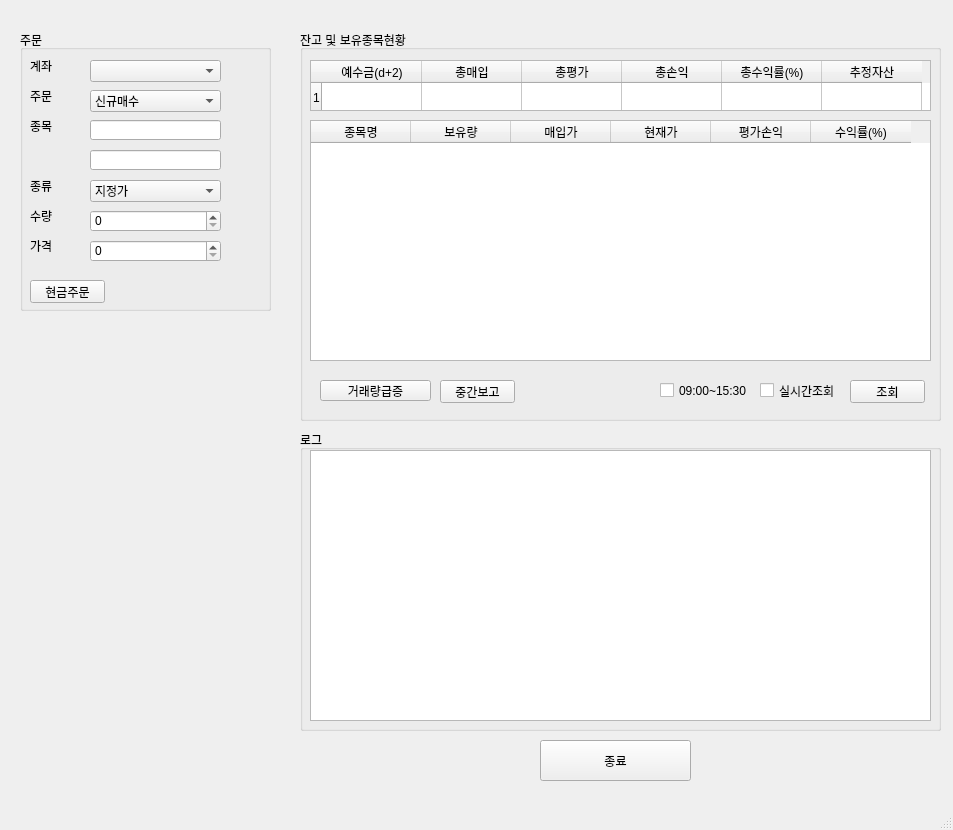
<?xml version="1.0" encoding="UTF-8"?>
<ui version="4.0">
 <class>MainWindow</class>
 <widget class="QMainWindow" name="MainWindow">
  <property name="geometry">
   <rect>
    <x>0</x>
    <y>0</y>
    <width>953</width>
    <height>830</height>
   </rect>
  </property>
  <property name="windowTitle">
   <string>Trader_v1</string>
  </property>
  <property name="tabShape">
   <enum>QTabWidget::Rounded</enum>
  </property>
  <widget class="QWidget" name="centralwidget">
   <widget class="QGroupBox" name="groupBox">
    <property name="geometry">
     <rect>
      <x>20</x>
      <y>30</y>
      <width>251</width>
      <height>281</height>
     </rect>
    </property>
    <property name="title">
     <string>주문</string>
    </property>
    <widget class="QLabel" name="label">
     <property name="geometry">
      <rect>
       <x>10</x>
       <y>30</y>
       <width>56</width>
       <height>12</height>
      </rect>
     </property>
     <property name="text">
      <string>계좌</string>
     </property>
    </widget>
    <widget class="QLabel" name="label_2">
     <property name="geometry">
      <rect>
       <x>10</x>
       <y>60</y>
       <width>56</width>
       <height>12</height>
      </rect>
     </property>
     <property name="text">
      <string>주문</string>
     </property>
    </widget>
    <widget class="QLabel" name="label_3">
     <property name="geometry">
      <rect>
       <x>10</x>
       <y>90</y>
       <width>56</width>
       <height>12</height>
      </rect>
     </property>
     <property name="text">
      <string>종목</string>
     </property>
    </widget>
    <widget class="QLabel" name="label_4">
     <property name="geometry">
      <rect>
       <x>10</x>
       <y>150</y>
       <width>56</width>
       <height>12</height>
      </rect>
     </property>
     <property name="text">
      <string>종류</string>
     </property>
    </widget>
    <widget class="QLabel" name="label_5">
     <property name="geometry">
      <rect>
       <x>10</x>
       <y>180</y>
       <width>56</width>
       <height>12</height>
      </rect>
     </property>
     <property name="text">
      <string>수량</string>
     </property>
    </widget>
    <widget class="QLabel" name="label_6">
     <property name="geometry">
      <rect>
       <x>10</x>
       <y>210</y>
       <width>56</width>
       <height>12</height>
      </rect>
     </property>
     <property name="text">
      <string>가격</string>
     </property>
    </widget>
    <widget class="QComboBox" name="comboBox">
     <property name="geometry">
      <rect>
       <x>70</x>
       <y>30</y>
       <width>131</width>
       <height>22</height>
      </rect>
     </property>
    </widget>
    <widget class="QComboBox" name="comboBox_2">
     <property name="geometry">
      <rect>
       <x>70</x>
       <y>60</y>
       <width>131</width>
       <height>22</height>
      </rect>
     </property>
     <item>
      <property name="text">
       <string>신규매수</string>
      </property>
     </item>
     <item>
      <property name="text">
       <string>신규매도</string>
      </property>
     </item>
     <item>
      <property name="text">
       <string>매수취소</string>
      </property>
     </item>
     <item>
      <property name="text">
       <string>매도취소</string>
      </property>
     </item>
    </widget>
    <widget class="QComboBox" name="comboBox_3">
     <property name="geometry">
      <rect>
       <x>70</x>
       <y>150</y>
       <width>131</width>
       <height>22</height>
      </rect>
     </property>
     <item>
      <property name="text">
       <string>지정가</string>
      </property>
     </item>
     <item>
      <property name="text">
       <string>시장가</string>
      </property>
     </item>
    </widget>
    <widget class="QLineEdit" name="lineEdit">
     <property name="geometry">
      <rect>
       <x>70</x>
       <y>90</y>
       <width>131</width>
       <height>20</height>
      </rect>
     </property>
    </widget>
    <widget class="QLineEdit" name="lineEdit_2">
     <property name="geometry">
      <rect>
       <x>70</x>
       <y>120</y>
       <width>131</width>
       <height>20</height>
      </rect>
     </property>
    </widget>
    <widget class="QSpinBox" name="spinBox">
     <property name="geometry">
      <rect>
       <x>70</x>
       <y>180</y>
       <width>131</width>
       <height>22</height>
      </rect>
     </property>
     <property name="maximum">
      <number>100000</number>
     </property>
    </widget>
    <widget class="QSpinBox" name="spinBox_2">
     <property name="geometry">
      <rect>
       <x>70</x>
       <y>210</y>
       <width>131</width>
       <height>22</height>
      </rect>
     </property>
     <property name="maximum">
      <number>1000000000</number>
     </property>
     <property name="singleStep">
      <number>50</number>
     </property>
    </widget>
    <widget class="QPushButton" name="pushButton">
     <property name="geometry">
      <rect>
       <x>10</x>
       <y>250</y>
       <width>75</width>
       <height>23</height>
      </rect>
     </property>
     <property name="text">
      <string>현금주문</string>
     </property>
    </widget>
   </widget>
   <widget class="QGroupBox" name="groupBox_2">
    <property name="geometry">
     <rect>
      <x>300</x>
      <y>30</y>
      <width>641</width>
      <height>391</height>
     </rect>
    </property>
    <property name="title">
     <string>잔고 및 보유종목현황</string>
    </property>
    <widget class="QTableWidget" name="tableWidget">
     <property name="geometry">
      <rect>
       <x>10</x>
       <y>30</y>
       <width>621</width>
       <height>51</height>
      </rect>
     </property>
     <property name="rowCount">
      <number>1</number>
     </property>
     <row/>
     <column>
      <property name="text">
       <string>예수금(d+2)</string>
      </property>
     </column>
     <column>
      <property name="text">
       <string>총매입</string>
      </property>
     </column>
     <column>
      <property name="text">
       <string>총평가</string>
      </property>
     </column>
     <column>
      <property name="text">
       <string>총손익</string>
      </property>
     </column>
     <column>
      <property name="text">
       <string>총수익률(%)</string>
      </property>
     </column>
     <column>
      <property name="text">
       <string>추정자산</string>
      </property>
     </column>
    </widget>
    <widget class="QTableWidget" name="tableWidget_2">
     <property name="geometry">
      <rect>
       <x>10</x>
       <y>90</y>
       <width>621</width>
       <height>241</height>
      </rect>
     </property>
     <property name="rowCount">
      <number>0</number>
     </property>
     <column>
      <property name="text">
       <string>종목명</string>
      </property>
     </column>
     <column>
      <property name="text">
       <string>보유량</string>
      </property>
     </column>
     <column>
      <property name="text">
       <string>매입가</string>
      </property>
     </column>
     <column>
      <property name="text">
       <string>현재가</string>
      </property>
     </column>
     <column>
      <property name="text">
       <string>평가손익</string>
      </property>
     </column>
     <column>
      <property name="text">
       <string>수익률(%)</string>
      </property>
     </column>
    </widget>
    <widget class="QPushButton" name="pushButton_3">
     <property name="geometry">
      <rect>
       <x>20</x>
       <y>350</y>
       <width>111</width>
       <height>21</height>
      </rect>
     </property>
     <property name="text">
      <string>거래량급증</string>
     </property>
    </widget>
    <widget class="QCheckBox" name="checkBox">
     <property name="geometry">
      <rect>
       <x>460</x>
       <y>350</y>
       <width>81</width>
       <height>21</height>
      </rect>
     </property>
     <property name="text">
      <string>실시간조회</string>
     </property>
    </widget>
    <widget class="QPushButton" name="pushButton_2">
     <property name="geometry">
      <rect>
       <x>550</x>
       <y>350</y>
       <width>75</width>
       <height>23</height>
      </rect>
     </property>
     <property name="text">
      <string>조회</string>
     </property>
    </widget>
    <widget class="QLabel" name="label_7">
     <property name="geometry">
      <rect>
       <x>140</x>
       <y>350</y>
       <width>81</width>
       <height>21</height>
      </rect>
     </property>
     <property name="text">
      <string/>
     </property>
    </widget>
    <widget class="QPushButton" name="pushButton_5">
     <property name="geometry">
      <rect>
       <x>140</x>
       <y>350</y>
       <width>75</width>
       <height>23</height>
      </rect>
     </property>
     <property name="text">
      <string>중간보고</string>
     </property>
    </widget>
    <widget class="QCheckBox" name="checkBox_2">
     <property name="geometry">
      <rect>
       <x>360</x>
       <y>350</y>
       <width>91</width>
       <height>21</height>
      </rect>
     </property>
     <property name="text">
      <string>09:00~15:30</string>
     </property>
    </widget>
   </widget>
   <widget class="QGroupBox" name="groupBox_4">
    <property name="geometry">
     <rect>
      <x>300</x>
      <y>430</y>
      <width>641</width>
      <height>301</height>
     </rect>
    </property>
    <property name="title">
     <string>로그</string>
    </property>
    <widget class="QTextEdit" name="textEdit">
     <property name="geometry">
      <rect>
       <x>10</x>
       <y>20</y>
       <width>621</width>
       <height>271</height>
      </rect>
     </property>
     <property name="readOnly">
      <bool>true</bool>
     </property>
    </widget>
   </widget>
   <widget class="QPushButton" name="pushButton_4">
    <property name="geometry">
     <rect>
      <x>540</x>
      <y>740</y>
      <width>151</width>
      <height>41</height>
     </rect>
    </property>
    <property name="text">
     <string>종료</string>
    </property>
   </widget>
  </widget>
  <widget class="QMenuBar" name="menubar">
   <property name="geometry">
    <rect>
     <x>0</x>
     <y>0</y>
     <width>953</width>
     <height>21</height>
    </rect>
   </property>
  </widget>
  <widget class="QStatusBar" name="statusbar"/>
 </widget>
 <resources/>
 <connections/>
</ui>
